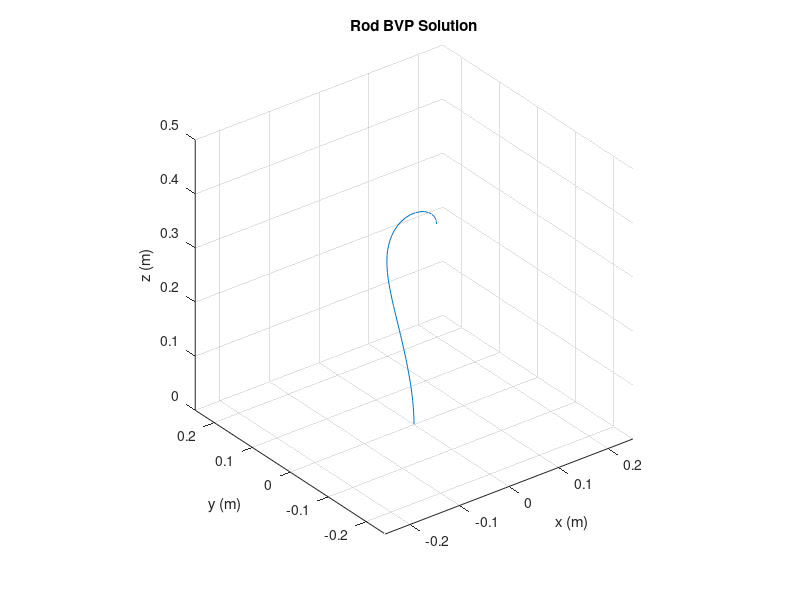

MATLAB code to generate this figure:
function RodBVP
    %Parameters
    E = 200e7;
    G = 80e9;
    r = 0.001;
    rho = 8000;
    g = [9.81; 0; 0];
    L = 0.5;
    A = pi*r^2;
    I = pi*r^4/4;
    J = 2*I;
    Kse = diag([G*A, G*A, E*A]);
    Kbt = diag([E*I, E*I, G*J]);
		
    %Boundary Conditions
    p0 = [0;0;0];
    R0 = eye(3);
    pL = [0; -0.1*L; 0.8*L];
    RL = eye(3);

    %Main Simulation
    init_guess = zeros(6,1);
    global y; %Forward declaration for future scoping rule changes
    fsolve(@RodShootingMethod, init_guess); %Use convex optimization to solve ICs
    
    %Visualization
    plot3(y(:,1),y(:,2),y(:,3));  title('Rod BVP Solution');  axis([-L/2 L/2 -L/2 L/2 0 L])
    grid on;  daspect([1 1 1]);  xlabel('x (m)');  ylabel('y (m)');  zlabel('z (m)');
    
    %Subfunctions
    function residual = RodShootingMethod(guess) %Optimization objective function
        n0 = guess(1:3);                  %Update guessed initial conditions
        m0 = guess(4:6);
        y0 = [p0; reshape(R0,9,1); n0; m0];
        
        [s,y] = ode45(@RodODE,[0 L],y0);  %Numerically solve the resulting IVP
        
        pL_shot = y(end,1:3)';            %Calculate distal constraint violation
        RL_shot = reshape(y(end,4:12),3,3);
        position_error = pL_shot - pL;
        rotation_error = inv_hat( RL_shot'*RL - RL_shot*RL' );
        residual = [position_error; rotation_error];
    end

    function ys = RodODE(s,y)
        R = reshape(y(4:12),3,3);
        n = y(13:15);
        m = y(16:18);

        v = Kse^-1*R.'*n + [0;0;1];
        u = Kbt^-1*R.'*m;

        ps = R*v;
        Rs = R*hat(u);
        ns = -rho*A*g;
        ms = -hat(ps)*n;

        ys = [ps; reshape(Rs,9,1); ns; ms];
    end

    function skew_symmetric_matrix = hat(y)
        skew_symmetric_matrix = [  0   -y(3)  y(2) ;
                                  y(3)   0   -y(1) ;
                                 -y(2)  y(1)   0  ];
    end

    function R3 = inv_hat(skew)
        R3 = [skew(3,2); skew(1,3); skew(2,1)];
    end
end
